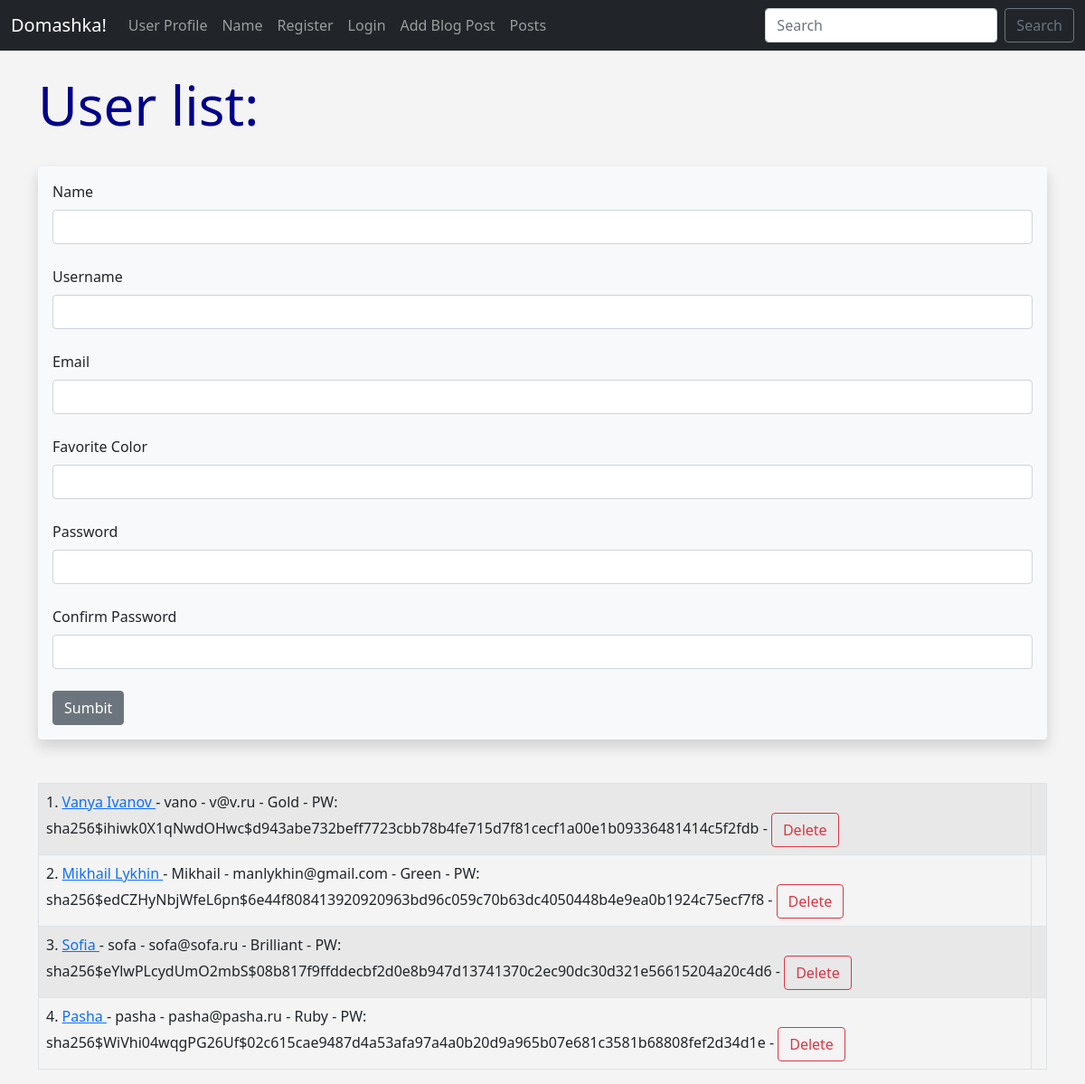
Screenshot of /user/add with the database file from the repository.
### hello.py (models this page shows, shortened)
class Users(db.Model, UserMixin):
	id = db.Column(db.Integer, primary_key=True)
	username = db.Column(db.String(20), nullable=False, unique=True)
	name = db.Column(db.String(200), nullable=False)
	email = db.Column(db.String(120), nullable=False, unique=True)
	favorite_color = db.Column(db.String(120))
	date_added = db.Column(db.DateTime, default=datetime.utcnow)
	password_hash = db.Column(db.String(120))
	@property
	def password(self):
		raise AttributeError("password is not a readable attribute!")

### hello.py (the view, shortened to what this page needs)
@app.route('/user/add', methods = ['GET', 'POST'])
def add_user():
	name = None
	form = UserForm()
	our_users = Users.query.order_by(Users.date_added)
	return render_template('add_user.html',
		form=form,
		name=name,
		our_users=our_users)

### hello.py
class UserForm(FlaskForm):
	name = StringField("Name", validators=[DataRequired()])
	username = StringField("Username", validators=[DataRequired()])
	email = StringField("Email", validators=[DataRequired()])
	favorite_color = StringField("Favorite Color")
	password_hash = PasswordField("Password", validators=[DataRequired(), EqualTo('password_hash2', message='Passwords Must Match!')])
	password_hash2 = PasswordField('Confirm Password', validators=[DataRequired()] )
	submit = SubmitField("Sumbit")

### templates/add_user.html (shortened to what this page needs)
{% extends 'base.html' %}
{% block content %}
{% if name %}
	<h1>User Added!</h1>
	<br/>
	<table class="table table-hover table-bordered table-striped">
{% for our_user in our_users %}
	<tr>
	<td>
	{{ our_user.id }}. <a href="{{ url_for('update', id=our_user.id)}}">{{ our_user.name }}</a> - {{ our_user.email }} - {{ our_user.favorite_color }} - <a href="{{ url_for('delete', id=our_user.id)}}">Delete</a>
	</td>
	</tr>
{% endfor %}
</table>
{% else %}
	<h1>User list:</h1>
	<br/>
<div class="shadow p-3 mb-k bg-light rounded">
	<form method='Post'>
		{{ form.name.label(
		class="form-label") }}
		{{ form.name(
		class="form-control") }}
		<br/>
		{{ form.username.label(
		class="form-label") }}
		{{ form.username(
		class="form-control") }}
		<br/>
		{{ form.email.label(
		class="form-label") }}
		{{ form.email(
		class="form-control") }}
		<br/>
		{{ form.favorite_color.label(
		class="form-label") }}
		{{ form.favorite_color(
		class="form-control") }}
		<br/>
		{{ form.password_hash.label(
		class="form-label") }}
		{{ form.password_hash(
		class="form-control") }}
		<br/>
		{{ form.password_hash2.label(
		class="form-label") }}
		{{ form.password_hash2(
		class="form-control") }}
		<br/>
		{{ form.submit(
		class="btn btn-secondary") }}
	</form>
</div>
<br/><br/>
<table class="table table-hover table-bordered table-striped">
{% for our_user in our_users %}
	<tr>
	<td>
	{{ our_user.id }}. <a href="{{ url_for('update', id=our_user.id) }}">{{ our_user.name }} </a> - {{ our_user.username }} - {{ our_user.email }} - {{ our_user.favorite_color }} -
	PW: {{ our_user.password_hash}} - <a href="{{ url_for('delete', id=our_user.id)}}" class="btn btn-outline-danger">Delete</a>
	<td>
	</tr>
{% endfor %}
</table>
{% endif %}
{% endblock %}

### static/css/style.css (style rules this page uses)
h1 { color: darkblue; font-size: 60px; }
body { background: #f4f4f4; }

### rows the page displays
Users: id "1", name "Vanya Ivanov", username "vano", email "v@v.ru", favorite_color "Gold", password_hash "sha256$ihiwk0X1qNwdOHwc$d943abe732beff7723cbb78b4fe715d7f81cecf1a00e1b09336481414c5f2fdb"
Users: id "2", name "Mikhail Lykhin", username "Mikhail", email "manlykhin@gmail.com", favorite_color "Green", password_hash "sha256$edCZHyNbjWfeL6pn$6e44f808413920920963bd96c059c70b63dc4050448b4e9ea0b1924c75ecf7f8"
Users: id "3", name "Sofia", username "sofa", email "sofa@sofa.ru", favorite_color "Brilliant", password_hash "sha256$eYlwPLcydUmO2mbS$08b817f9ffddecbf2d0e8b947d13741370c2ec90dc30d321e56615204a20c4d6"
Users: id "4", name "Pasha", username "pasha", email "pasha@pasha.ru", favorite_color "Ruby", password_hash "sha256$WiVhi04wqgPG26Uf$02c615cae9487d4a53afa97a4a0b20d9a965b07e681c3581b68808fef2d34d1e"
